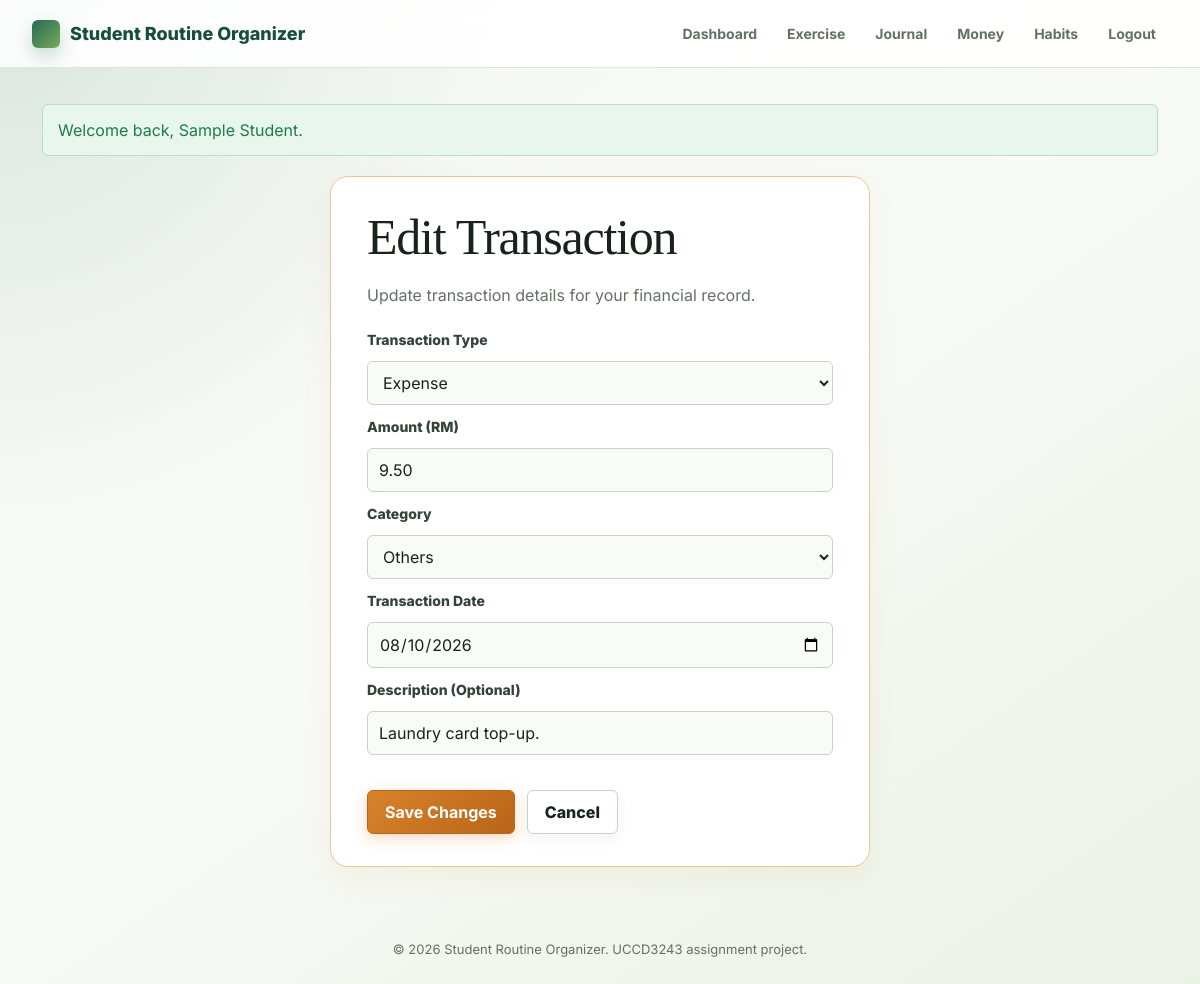
Screenshot of /modules/money/edit.php?id=29 (signed in) with the database file from the repository.
### tables this page shows
CREATE TABLE money_transactions (
  transaction_id INT AUTO_INCREMENT PRIMARY KEY,
  user_id INT NOT NULL,
  amount DECIMAL(10,2) NOT NULL,
  category VARCHAR(80) NOT NULL,
  description VARCHAR(255),
  transaction_type ENUM('income', 'expense') NOT NULL,
  transaction_date DATE NOT NULL,
  created_at TIMESTAMP DEFAULT CURRENT_TIMESTAMP,
  updated_at TIMESTAMP DEFAULT CURRENT_TIMESTAMP ON UPDATE CURRENT_TIMESTAMP,
  CONSTRAINT fk_money_user
    FOREIGN KEY (user_id) REFERENCES users(user_id)
    ON DELETE CASCADE,
  INDEX idx_money_user_date (user_id, transaction_date),
  INDEX idx_money_type_category (transaction_type, category)
);

### modules/money/money_helpers.php (called while the page is built, shortened)
<?php
function moneyTransactionTypeOptions(): array
{
    return [
        'expense' => 'Expense',
        'income' => 'Income',
    ];
}
function moneyExpenseCategoryOptions(): array
{
    return [
        'Food' => 'Food',
        'Transport' => 'Transport',
        'Shopping' => 'Shopping',
        'Bills' => 'Bills',
        'Education' => 'Education',
        'Entertainment' => 'Entertainment',
        'Healthcare' => 'Healthcare',
        'Others' => 'Others',
    ];
}
function moneyIncomeCategoryOptions(): array
{
    return [
        'Salary' => 'Salary',
        'Allowance' => 'Allowance',
        'Freelance' => 'Freelance',
        'Others' => 'Others',
    ];
}
function moneyCategoryOptions(): array
{
    return moneyExpenseCategoryOptions() + moneyIncomeCategoryOptions();
}
function moneyCategoryTypes(string $category): array
{
    $types = [];
    if (array_key_exists($category, moneyIncomeCategoryOptions())) {
        $types[] = 'income';
    }
    if (array_key_exists($category, moneyExpenseCategoryOptions())) {
        $types[] = 'expense';
    }
    return $types;
}
function moneyLoadForUser(mysqli $connection, int $transactionId, int $userId): ?array
{
    $stmt = $connection->prepare('SELECT transaction_id, user_id, amount, category, description, transaction_type, transaction_date, created_at, updated_at FROM money_transactions WHERE transaction_id = ? AND user_id = ? LIMIT 1');
    $stmt->bind_param('ii', $transactionId, $userId);
    $stmt->execute();
    $transaction = $stmt->get_result()->fetch_assoc();
    return $transaction ?: null;
}

### includes/validation.php (called while the page is built, shortened)
<?php
function escapeOutput(?string $value): string
{
    return htmlspecialchars((string) $value, ENT_QUOTES, 'UTF-8');
}

### modules/money/edit.php (the view, shortened to what this page needs)
<?php
require __DIR__ . '/../../config/database.php';
require __DIR__ . '/../../includes/validation.php';
require __DIR__ . '/money_helpers.php';
$userId = (int) $_SESSION['user_id'];
$transactionId = filter_var($_GET['id'] ?? null, FILTER_VALIDATE_INT);
$transaction = null;
try {
    $connection = getDatabaseConnection();
    $transaction = moneyLoadForUser($connection, (int) $transactionId, $userId);
    $data = [
        'amount' => number_format((float) $transaction['amount'], 2, '.', ''),
        'category' => $transaction['category'],
        'description' => $transaction['description'] ?? '',
        'transaction_type' => $transaction['transaction_type'],
        'transaction_date' => $transaction['transaction_date'],
    ];
} catch (Throwable $exception) {
    $pageError = 'Transaction edit is unavailable right now. Please check the database setup.';
}
require __DIR__ . '/../../includes/header.php';
?>
<section class="panel narrow">
    <h1>Edit Transaction</h1>
    <p class="muted">Update transaction details for your financial record.</p>
    <?php if ($transaction): ?>
        <form method="post" action="<?= BASE_URL; ?>/modules/money/edit.php?id=<?= (int) $transactionId; ?>">
            <label for="transaction_type">Transaction Type</label>
            <select id="transaction_type" name="transaction_type" required>
                <?php foreach (moneyTransactionTypeOptions() as $value => $label): ?>
                    <option value="<?= escapeOutput($value); ?>" <?= $data['transaction_type'] === $value ? 'selected' : ''; ?>><?= escapeOutput($label); ?></option>
                <?php endforeach; ?>
            </select>
            <label for="amount">Amount (RM)</label>
            <input id="amount" name="amount" type="number" step="0.01" min="0.01" max="99999999.99" value="<?= escapeOutput($data['amount']); ?>" placeholder="0.00" required>
            <label for="category">Category</label>
            <select id="category" name="category" required>
                <?php foreach (moneyCategoryOptions() as $value => $label): ?>
                    <option value="<?= escapeOutput($value); ?>" data-types="<?= escapeOutput(implode(' ', moneyCategoryTypes($value))); ?>" <?= $data['category'] === $value ? 'selected' : ''; ?>><?= escapeOutput($label); ?></option>
                <?php endforeach; ?>
            </select>
            <label for="transaction_date">Transaction Date</label>
            <input id="transaction_date" name="transaction_date" type="date" value="<?= escapeOutput($data['transaction_date']); ?>" required>
            <label for="description">Description (Optional)</label>
            <input id="description" name="description" type="text" maxlength="255" value="<?= escapeOutput($data['description']); ?>" placeholder="Short notes or details">
            <div class="button-row">
                <button class="button primary" type="submit">Save Changes</button>
                <a class="button" href="<?= BASE_URL; ?>/modules/money/index.php">Cancel</a>
            </div>
        </form>
    <?php endif; ?>
</section>
<?php require __DIR__ . '/../../includes/footer.php'; ?>

### assets/css/journal_editor.css (style rules this page uses)
:root { --nj-bg: #f4f7f2; --nj-surface: rgba(255, 255, 255, 0.94); --nj-surface-soft: #f8faf6; --nj-primary: #236a54; --nj-primary-dark: #174d3d; --nj-primary-light: #e2f1ea; --nj-text: #17231b; --nj-muted: #647064; --nj-border: #dbe4d7; --nj-rose: #b84a62; --nj-rose-light: #fdebf0; --nj-amber: #d9822b; --nj-amber-light: #fff0de; --nj-blue: #3569b7; --nj-blue-light: #e8effb; --nj-purple: #7b4eb2; --nj-purple-light: #f1ebf9; --nj-shadow-sm: 0 4px 14px rgba(23, 35, 27, 0.06); --nj-shadow-md: 0 10px 30px rgba(23, 35, 27, 0.1); --nj-shadow-lg: 0 20px 45px rgba(23, 35, 27, 0.15); --nj-radius: 12px; --nj-radius-sm: 8px; --nj-font-ui: 'Plus Jakarta Sans', 'Inter', -apple-system, BlinkMacSystemFont, sans-serif; --nj-font-canvas: 'Lora', 'Playfair Display', Georgia, serif; }
.noted-brand, .noted-view-btn, .noted-tool-btn, .quick-filter-item, .sidebar-note-card, .tool-choice-btn, .color-dot, .stamp-btn, .button, .rotate-handle, .media-quick-bar button, .journal-card h2 a, .journal-draft-card h3, .calendar-note-pill, .calendar-day-cell, .journal-template-card, .add-subject-btn { cursor: pointer !important; }

### modules/money/money_helpers.php (style rules this page uses)
body { font-family: Inter, "Segoe UI", Arial, sans-serif !important; }
body h1, body h2, body h3 { font-family: Georgia, "Times New Roman", serif !important; font-weight: 400 !important; letter-spacing: -0.025em !important; }
.money-theme-hero .eyebrow, .summary-label, .money-hero-metrics, .money-table, .button, .money-view-all, .money-mini-total, .saving-note { font-family: Inter, "Segoe UI", Arial, sans-serif !important; }
.button.primary, .money-btn-primary { background: linear-gradient(135deg, #d9822b 0%, #b86518 100%) !important; border-color: #b86518 !important; color: #ffffff !important; font-weight: 700 !important; box-shadow: 0 4px 14px rgba(217, 130, 43, 0.3) !important; transition: all 180ms cubic-bezier(.2, .8, .2, 1) !important; }
.panel.narrow { background: #ffffff; border: 1px solid #f0c590; border-radius: 18px; box-shadow: 0 10px 30px rgba(217, 130, 43, 0.08); padding: 32px 36px; }

### rows the page displays
money_transactions: transaction_type "Expense", amount "9.50", category "Others", transaction_date "08/10/2026", description "Laundry card top-up."

### other values shown
APP_NAME "Student Routine Organizer"
escapeOutput($label) "Dashboard"
escapeOutput($label) "Exercise"
escapeOutput($label) "Journal"
escapeOutput($label) "Money"
escapeOutput($label) "Habits"
$message "Welcome back, Sample Student."
